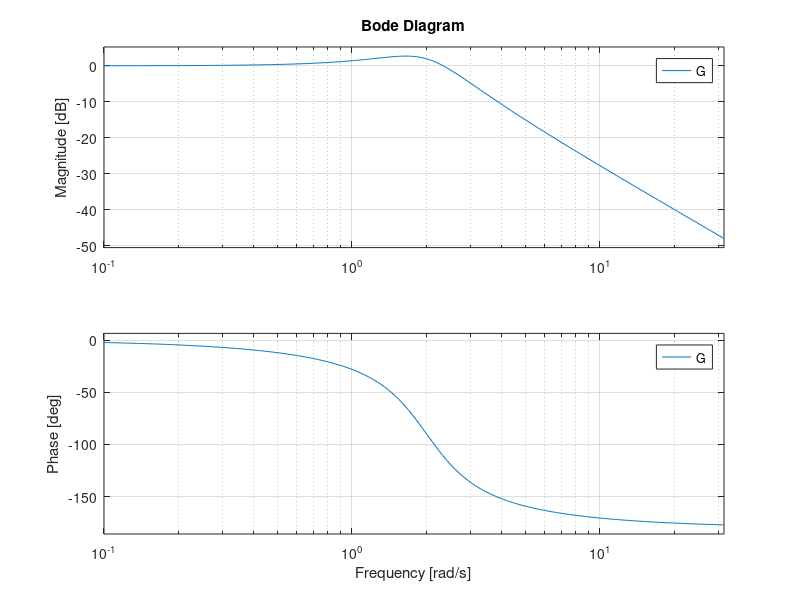

This figure's MATLAB source: (Note: this script raises an error after producing the figure.)
%% MR2004 final exam fall 18

%% Match trfs with bode and sine in - sine out

w1 = 2;
w2 = 20;
zeta1 = 0.4;
zeta2 = 0.2;

poles = {[-zeta1*w1 + sqrt(1-zeta1^2)*w1*1j, ...
                -zeta1*w1 - sqrt(1-zeta1^2)*w1*1j ], ...
    [-0.5, -4], ...
    [-zeta1*w1 + 2*sqrt(1-zeta1^2)*w1*1j, ...
                -zeta1*w1 - 2*sqrt(1-zeta1^2)*w1*1j, ...
                -zeta2*w2 + sqrt(1-zeta2^2)*w2*1j, ...
                -zeta2*w2 - sqrt(1-zeta2^2)*w2*1j], ...
    [-2,-2,-2]};


N = 400;
w = logspace(-1,1.5,N);
mag = zeros(N, length(poles));
ph = zeros(N, length(poles));

ws = 2; 
t = linspace(0, 12, N)';
u = sin(ws*t);
y = zeros(N, length(poles));


for i=1:length(poles)
    G = zpk([], poles{i}, abs(prod(poles{i})))
    figure(i)
    clf
    bode(G, w)
    [mag(:,i),ph(:,i)] = bode(G, w);
    Gatws = evalfr(G, 1j*ws);
    y(:,i) = abs(Gatws)*sin(ws*t + angle(Gatws));
end

dlmwrite('bode-examples-mag-fall18.dta', cat(2, w', mag) , 'delimiter', ',');
dlmwrite('bode-examples-ph-fall18.dta', cat(2, w', ph) , 'delimiter', ',');
dlmwrite('bode-examples-sine-fall18.dta', cat(2, t, u, y) , 'delimiter', ',');


    
    
